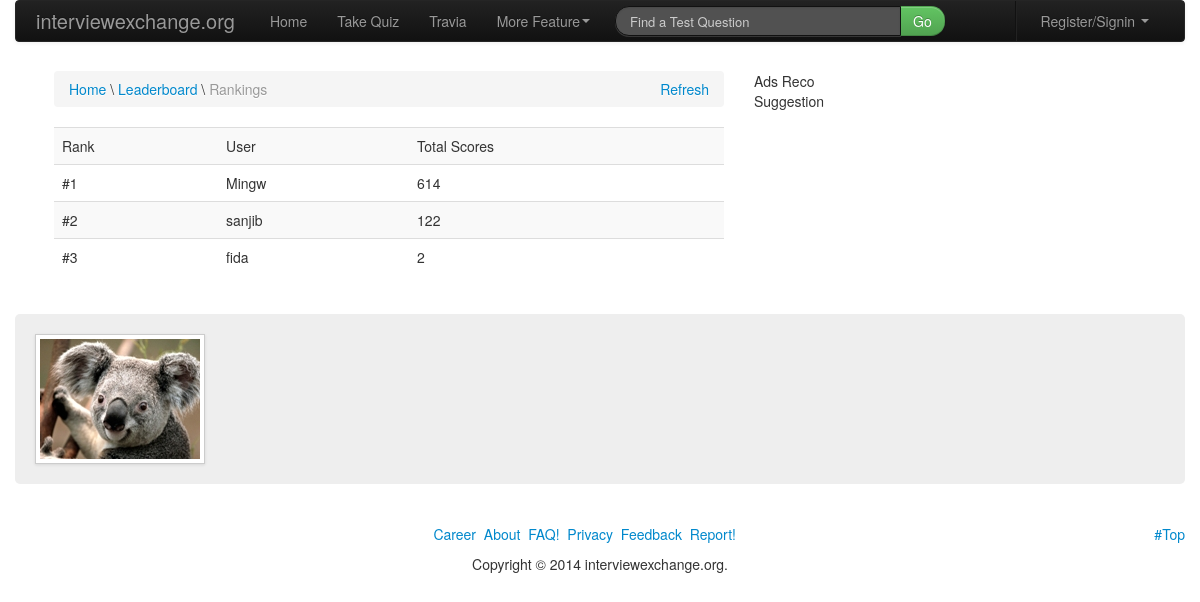
The page /leaderboard.php on the database as committed earlier.
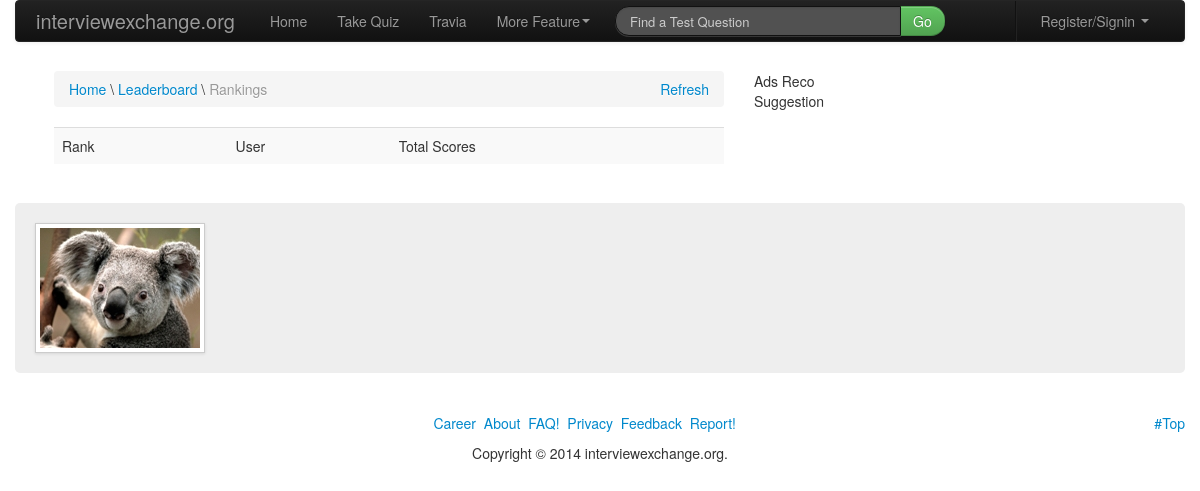
The same page on the database as committed later.
### tables this page shows
CREATE TABLE IF NOT EXISTS `user_leaderboard_score` (
  `id` bigint(20) NOT NULL AUTO_INCREMENT,
  `rank` bigint(20) NOT NULL,
  `score` bigint(20) DEFAULT '0',
  `uid` bigint(20) NOT NULL,
  PRIMARY KEY (`id`)
);

CREATE TABLE IF NOT EXISTS `user` (
  `uid` bigint(20) NOT NULL AUTO_INCREMENT,
  `username` varchar(100) DEFAULT NULL,
  `name` varchar(250) DEFAULT NULL,
  `email` varchar(250) DEFAULT NULL,
  `hash` varchar(250) DEFAULT NULL,
  `photo` varchar(500) DEFAULT NULL,
  `date` datetime DEFAULT NULL,
  PRIMARY KEY (`uid`),
  UNIQUE KEY `email_UNIQUE` (`email`),
  UNIQUE KEY `username_UNIQUE` (`username`)
);

### inc/functions.php (called while the page is built, shortened)
<?php
class Functions{
		function selectQuery($str){
				$c=new DBCon();
				$con=$c->conN();
				$stmt=$con->prepare($str);
				$stmt->execute();
				$row=$stmt->fetch();
				return $row;
			}
			function selectQueries($str){
				$c=new DBCon();
				$con=$c->conN();
				$stmt=$con->prepare($str);
				$stmt->execute();
				$rows=$stmt->fetchAll();
				return $rows;
			}
	}
?>

### leaderboard.php (the view, shortened to what this page needs)
   <?php
	require_once('inc/functions.php');
	$f=new Functions();
	if($f->isLoggedIn()){
		$login=1;
		@session_start();
		$user=$_SESSION['user'];
		}
	else{
		$login=0;
		$user=1;
		}
?>
   <!DOCTYPE HTML PUBLIC "-//W3C//DTD HTML 4.01 Transitional//EN" "http://www.w3.org/TR/html4/loose.dtd">
   <html>
   <head>
   <link href="assets/css/bootstrap.min.css" rel="stylesheet" media="screen">
   <link href="assets/css/style.css" rel="stylesheet">
   </head>
   <body>
   <div class="container">
   		<?php
           	include('inc/header.php');
		?>
       	 <div class="container-fluid well-small">
           	<div class="span7">
               <ul class="breadcrumb">
                   	<li>
                       	<a href="/quiz">Home</a>
                       </li>
                       <li class="divider">
                       \
                       </li>
                       <li>
                       <a href="/quiz/leaderboard.php">Leaderboard</a>
                       </li>
                       <li class="divider">
                       \
                       </li>
                       <li class="active">
                       Rankings
                       </li>
                       <li class="pull-right">
						<a href="/quiz/leaderboard.php?refresh">Refresh</a>
                       </li>
                   </ul>
               <table class="table table-striped">
               <tr style="background:#666;">
               <td>Rank</td><td>User</td><td>Total Scores</td>
               </tr>
               <?php
			if($login){
				$strLeaderboardRank="SELECT * FROM `user_leaderboard_score` WHERE uid!='".$user."' ORDER BY rank ASC";
				}
			else{
			$strLeaderboardRank="SELECT * FROM `user_leaderboard_score` ORDER BY rank ASC";
			}
			$rowsLeaderboardRank=$f->selectQueries($strLeaderboardRank);
			foreach($rowsLeaderboardRank as $rowLeaderboardRank){
				$strUser="SELECT name FROM user WHERE uid='".$rowLeaderboardRank['uid']."' LIMIT 1";
				$rowUserName=$f->selectQuery($strUser);
				echo '<tr><td>#'.$rowLeaderboardRank['rank'].'</td><td> '.$rowUserName['0'].'</td><td>'.$rowLeaderboardRank['score'].'</td></tr>';
				}
			?>
               </table>
               </div>
               <div class="span4">
               <?php include('inc/leaderboard_sidebar.php');
			?>
               </div>
		</div>
       <?php
       	include('inc/footer.php');
	?>
   </div>
   </body>
   </html>

Rows that differ between the two databases and show on the page:
removed user_leaderboard_score: rank "1", uid.name "Mingw", score "614"
removed user_leaderboard_score: rank "2", uid.name "sanjib", score "122"
removed user_leaderboard_score: rank "3", uid.name "fida", score "2"
